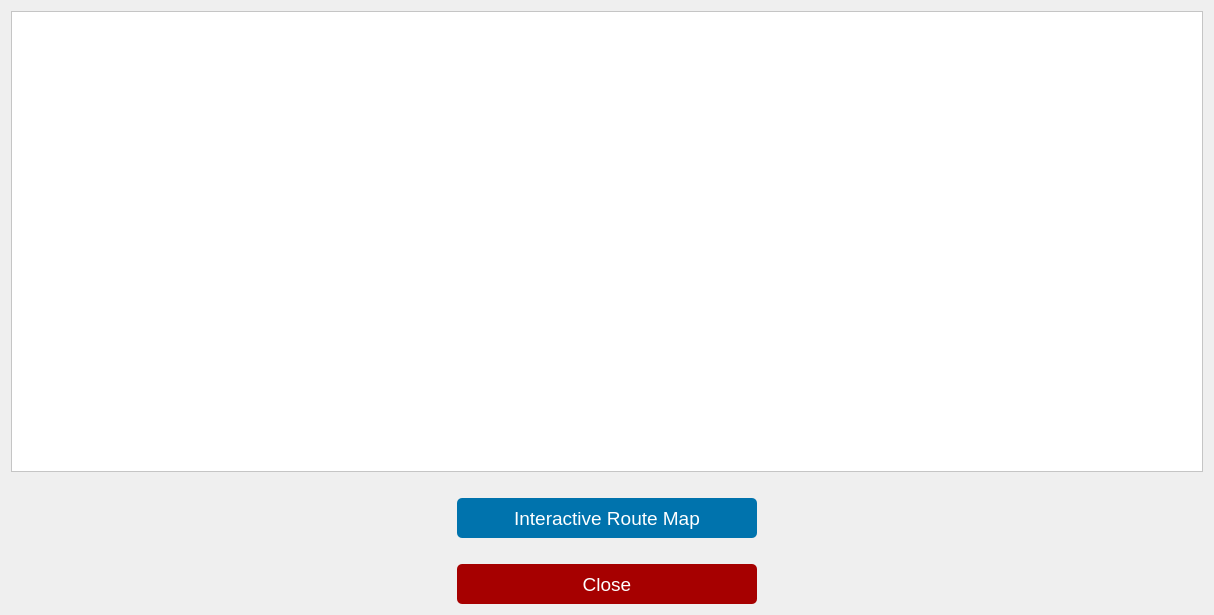
<?xml version="1.0" encoding="UTF-8"?>
<ui version="4.0">
 <class>Dialog</class>
 <widget class="QDialog" name="Dialog">
  <property name="geometry">
   <rect>
    <x>0</x>
    <y>0</y>
    <width>1214</width>
    <height>615</height>
   </rect>
  </property>
  <property name="windowTitle">
   <string>Transportation Model Output</string>
  </property>
  <property name="styleSheet">
   <string notr="true"/>
  </property>
  <layout class="QGridLayout" name="gridLayout">
   <item row="0" column="0">
    <layout class="QVBoxLayout" name="verticalLayout">
     <item>
      <widget class="QTextEdit" name="output">
       <property name="styleSheet">
        <string notr="true">font: 10pt &quot;Consolas&quot;;
background-color: rgb(255, 255, 255);
color: rgb(0, 0, 0);</string>
       </property>
      </widget>
     </item>
     <item>
      <spacer name="horizontalSpacer_6">
       <property name="orientation">
        <enum>Qt::Horizontal</enum>
       </property>
       <property name="sizeHint" stdset="0">
        <size>
         <width>40</width>
         <height>20</height>
        </size>
       </property>
      </spacer>
     </item>
     <item>
      <layout class="QHBoxLayout" name="horizontalLayout">
       <item>
        <spacer name="horizontalSpacer">
         <property name="orientation">
          <enum>Qt::Horizontal</enum>
         </property>
         <property name="sizeHint" stdset="0">
          <size>
           <width>188</width>
           <height>20</height>
          </size>
         </property>
        </spacer>
       </item>
       <item>
        <widget class="QPushButton" name="interactive_plot_button">
         <property name="minimumSize">
          <size>
           <width>300</width>
           <height>40</height>
          </size>
         </property>
         <property name="font">
          <font>
           <family>Arial</family>
           <pointsize>14</pointsize>
           <weight>10</weight>
           <italic>false</italic>
           <bold>false</bold>
          </font>
         </property>
         <property name="styleSheet">
          <string notr="true">color: rgb(255, 255, 255);
font: 85 14pt &quot;Arial&quot;;
border :0px solid;
border-color: rgb(255, 255, 255);
background-color: rgb(0, 115, 173);
border-radius: 5px;</string>
         </property>
         <property name="text">
          <string>Interactive Route Map</string>
         </property>
        </widget>
       </item>
       <item>
        <spacer name="horizontalSpacer_2">
         <property name="orientation">
          <enum>Qt::Horizontal</enum>
         </property>
         <property name="sizeHint" stdset="0">
          <size>
           <width>278</width>
           <height>20</height>
          </size>
         </property>
        </spacer>
       </item>
      </layout>
     </item>
     <item>
      <spacer name="horizontalSpacer_5">
       <property name="orientation">
        <enum>Qt::Horizontal</enum>
       </property>
       <property name="sizeHint" stdset="0">
        <size>
         <width>40</width>
         <height>20</height>
        </size>
       </property>
      </spacer>
     </item>
     <item>
      <layout class="QHBoxLayout" name="horizontalLayout_2">
       <item>
        <spacer name="horizontalSpacer_3">
         <property name="orientation">
          <enum>Qt::Horizontal</enum>
         </property>
         <property name="sizeHint" stdset="0">
          <size>
           <width>198</width>
           <height>20</height>
          </size>
         </property>
        </spacer>
       </item>
       <item>
        <widget class="QPushButton" name="close_btn">
         <property name="minimumSize">
          <size>
           <width>300</width>
           <height>40</height>
          </size>
         </property>
         <property name="font">
          <font>
           <family>Arial</family>
           <pointsize>14</pointsize>
           <weight>10</weight>
           <italic>false</italic>
           <bold>false</bold>
          </font>
         </property>
         <property name="styleSheet">
          <string notr="true">color: rgb(255, 255, 255);
font: 85 14pt &quot;Arial&quot;;
border :0px solid;
border-color: rgb(255, 255, 255);
background-color: rgb(166, 0, 0);
border-radius: 5px;</string>
         </property>
         <property name="text">
          <string>Close</string>
         </property>
        </widget>
       </item>
       <item>
        <spacer name="horizontalSpacer_4">
         <property name="orientation">
          <enum>Qt::Horizontal</enum>
         </property>
         <property name="sizeHint" stdset="0">
          <size>
           <width>288</width>
           <height>20</height>
          </size>
         </property>
        </spacer>
       </item>
      </layout>
     </item>
    </layout>
   </item>
  </layout>
 </widget>
 <resources/>
 <connections/>
</ui>
